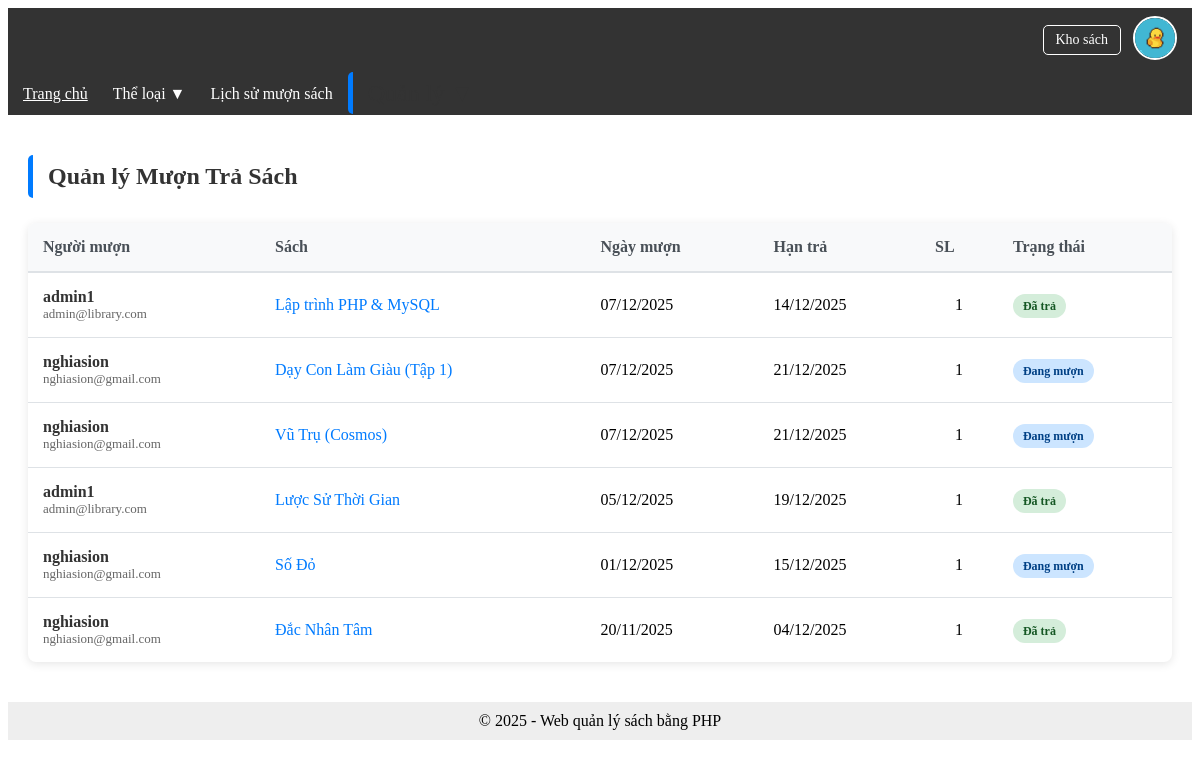
/views/admin/borrow_management.php (signed in), run on the app's committed database.
### tables this page shows
CREATE TABLE IF NOT EXISTS `borrow_records` (
  `id` int NOT NULL AUTO_INCREMENT,
  `user_id` int NOT NULL,
  `book_id` int NOT NULL,
  `borrow_date` date NOT NULL,
  `return_date_due` date NOT NULL,
  `return_date_actual` date DEFAULT NULL,
  `status` enum('borrowed','returned','overdue','lost') NOT NULL DEFAULT 'borrowed',
  `quantity` int DEFAULT '1',
  PRIMARY KEY (`id`),
  KEY `user_id` (`user_id`),
  KEY `book_id` (`book_id`)
);

CREATE TABLE IF NOT EXISTS `users` (
  `id` int NOT NULL AUTO_INCREMENT,
  `username` varchar(50) NOT NULL,
  `password` varchar(255) NOT NULL,
  `email` varchar(50) DEFAULT NULL,
  `role` enum('admin','user') DEFAULT 'user',
  PRIMARY KEY (`id`),
  UNIQUE KEY `username` (`username`),
  UNIQUE KEY `email` (`email`)
);

CREATE TABLE IF NOT EXISTS `books` (
  `id` int NOT NULL AUTO_INCREMENT,
  `title` varchar(255) NOT NULL,
  `author` varchar(255) DEFAULT NULL,
  `publish_year` int DEFAULT NULL,

  `image` varchar(255) DEFAULT NULL,
  `created_at` timestamp NULL DEFAULT CURRENT_TIMESTAMP,
  `category` varchar(100) NOT NULL,
  `quantity` int NOT NULL DEFAULT '10',
  PRIMARY KEY (`id`)
);

### models/BorrowRecord.php (called while the page is built, shortened)
<?php
require_once __DIR__ . "/../config/database.php";
class BorrowRecord {
    private $conn;
    public function __construct() {
        $db = new Database();
        $this->conn = $db->connect();
        $this->createTableIfNotExists();
    }
    private function createTableIfNotExists() {
        $sql = "CREATE TABLE IF NOT EXISTS borrow_records (
            id INT NOT NULL AUTO_INCREMENT,
            user_id INT NOT NULL,
            book_id INT NOT NULL,
            borrow_date DATE NOT NULL,
            return_date_due DATE NOT NULL,
            return_date_actual DATE,
            status ENUM('borrowed', 'returned', 'overdue') DEFAULT 'borrowed',
            quantity INT DEFAULT 1,
            created_at TIMESTAMP DEFAULT CURRENT_TIMESTAMP,
            PRIMARY KEY (id)
        ) ENGINE=MyISAM DEFAULT CHARSET=utf8mb4 COLLATE=utf8mb4_0900_ai_ci";
        try {
            $this->conn->exec($sql);
            $checkSql = "SHOW COLUMNS FROM borrow_records LIKE 'quantity'";
            $stmt = $this->conn->prepare($checkSql);
            $stmt->execute();
        } catch (PDOException $e) {
        }
    }
    public function getAllRecords() {
        $sql = "SELECT br.*, b.title, b.image, u.username, u.email
                FROM borrow_records br
                JOIN books b ON br.book_id = b.id
                JOIN users u ON br.user_id = u.id
                ORDER BY br.borrow_date DESC";
        $stmt = $this->conn->prepare($sql);
        $stmt->execute();
        return $stmt->fetchAll(PDO::FETCH_ASSOC);
    }
}

### config/database.php (called while the page is built, shortened)
<?php
class Database {
    private $host = "localhost";
    private $db_name = "bookdb";
    private $username = "root";
    private $password = "";
    public function connect() {
        $this->conn = null;
        try {
            $this->conn = new PDO("mysql:host=$this->host;dbname=$this->db_name;charset=utf8",
                                  $this->username,
                                  $this->password);
            $this->conn->setAttribute(PDO::ATTR_ERRMODE, PDO::ERRMODE_EXCEPTION);
        } catch (PDOException $e) {
            echo "Kết nối thất bại: " . $e->getMessage();
        }
        return $this->conn;
    }
}

### views/admin/borrow_management.php (the view, shortened to what this page needs)
<?php
include "../../includes/header.php";
include "../../includes/navbar.php";
require_once "../../models/BorrowRecord.php";
$borrowRecordModel = new BorrowRecord();
$records = $borrowRecordModel->getAllRecords();
?>
<div class="admin-container">
    <h2 class="admin-title">Quản lý Mượn Trả Sách</h2>
    <div class="table-wrapper">
        <table class="admin-table">
            <thead>
                <tr>
                    <th>Người mượn</th>
                    <th>Sách</th>
                    <th>Ngày mượn</th>
                    <th>Hạn trả</th>
                    <th>SL</th>
                    <th>Trạng thái</th>
                </tr>
            </thead>
            <tbody>
                <?php if (count($records) > 0): ?>
                    <?php foreach ($records as $record): ?>
                        <tr>
                            <td>
                                <div class="user-info">
                                    <div class="user-name"><?php echo htmlspecialchars($record['username']); ?></div>
                                    <div class="user-email"><?php echo htmlspecialchars($record['email']); ?></div>
                                </div>
                            </td>
                            <td>
                                <div class="book-info">
                                    <div class="book-title"><?php echo htmlspecialchars($record['title']); ?></div>
                                </div>
                            </td>
                            <td><?php echo date('d/m/Y', strtotime($record['borrow_date'])); ?></td>
                            <td><?php echo date('d/m/Y', strtotime($record['return_date_due'])); ?></td>
                            <td align="center"><?php echo $record['quantity']; ?></td>
                            <td>
                                <?php
                                    $statusClass = '';
                                    $statusText = '';
                                    switch($record['status']) {
                                        case 'borrowed':
                                            $statusClass = 'status-borrowed';
                                            $statusText = 'Đang mượn';
                                            break;
                                        case 'returned':
                                            $statusClass = 'status-returned';
                                            $statusText = 'Đã trả';
                                            break;
                                    }
                                ?>
                                <span class="status-badge <?php echo $statusClass; ?>">
                                    <?php echo $statusText; ?>
                                </span>
                            </td>
                        </tr>
                    <?php endforeach; ?>
                <?php else: ?>
                    <tr>
                        <td colspan="6" style="text-align: center; padding: 30px;">Chưa có dữ liệu mượn trả nào.</td>
                    </tr>
                <?php endif; ?>
            </tbody>
        </table>
    </div>
</div>
<?php include "../../includes/footer.php"; ?>

### includes/navbar.php (style rules this page uses)
.admin-title { padding: 8px 10px; border-radius: 5px; }

### views/admin/borrow_management.php (style rules this page uses)
.admin-container { max-width: 1200px; margin: 40px auto; padding: 0 20px; }
.admin-title { margin-bottom: 25px; color: #333; font-size: 24px; border-left: 5px solid #007bff; padding-left: 15px; }
.table-wrapper { background: white; border-radius: 8px; box-shadow: 0 2px 10px rgba(0,0,0,0.1); overflow: hidden; }
.admin-table { width: 100%; border-collapse: collapse; }
.admin-table th { background: #f8f9fa; color: #495057; font-weight: bold; padding: 15px; text-align: left; border-bottom: 2px solid #dee2e6; }
.admin-table td { padding: 15px; border-bottom: 1px solid #dee2e6; vertical-align: middle; }
.admin-table tr:last-child td { border-bottom: none; }
.user-info .user-name { font-weight: bold; color: #333; }
.user-info .user-email { font-size: 13px; color: #666; }
.book-info .book-title { font-weight: 500; color: #007bff; }
.status-badge { padding: 5px 10px; border-radius: 15px; font-size: 12px; font-weight: bold; white-space: nowrap; }
.status-borrowed { background: #cce5ff; color: #004085; }
.status-returned { background: #d4edda; color: #155724; }

### data on the page
borrow_records: user.username "admin1", user.email "admin@library.com", book.title "Lập trình PHP & MySQL", borrow_date "07/12/2025", return_date_due "14/12/2025", quantity "1", status "Đã trả"
borrow_records: user.username "nghiasion", user.email "nghiasion@gmail.com", book.title "Dạy Con Làm Giàu (Tập 1)", borrow_date "07/12/2025", return_date_due "21/12/2025", quantity "1", status "Đang mượn"
borrow_records: user.username "nghiasion", user.email "nghiasion@gmail.com", book.title "Vũ Trụ (Cosmos)", borrow_date "07/12/2025", return_date_due "21/12/2025", quantity "1", status "Đang mượn"
borrow_records: user.username "admin1", user.email "admin@library.com", book.title "Lược Sử Thời Gian", borrow_date "05/12/2025", return_date_due "19/12/2025", quantity "1", status "Đã trả"
borrow_records: user.username "nghiasion", user.email "nghiasion@gmail.com", book.title "Số Đỏ", borrow_date "01/12/2025", return_date_due "15/12/2025", quantity "1", status "Đang mượn"
borrow_records: user.username "nghiasion", user.email "nghiasion@gmail.com", book.title "Đắc Nhân Tâm", borrow_date "20/11/2025", return_date_due "04/12/2025", quantity "1", status "Đã trả"
